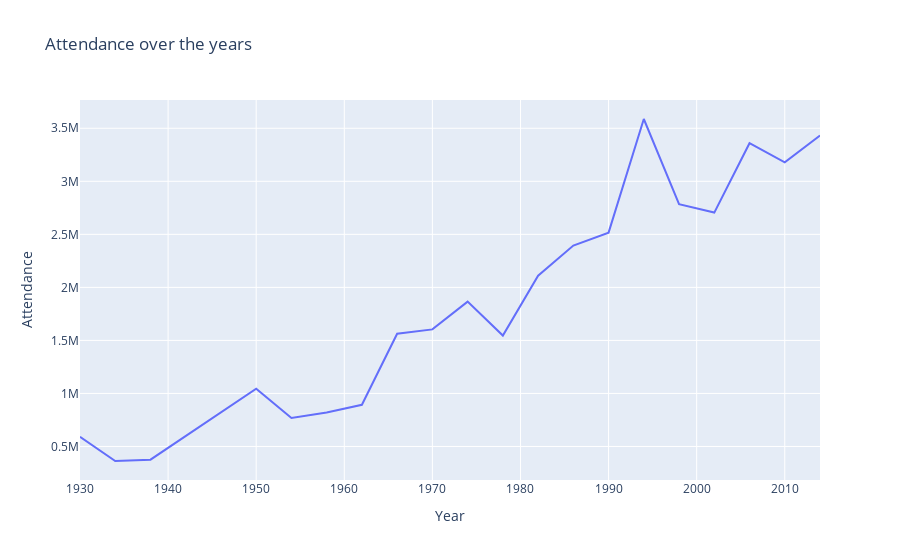

This figure's notebook cell:
### Markdown cell above
### Attendance over the years

### Code cell
px.line(df_worldcup, x= 'Year', y= 'Attendance',hover_data = ['Attendance', 'Year'], title= 'Attendance over the years')  # text= 'Attendance'

### Figure 1 — Plotly figure (JSON) as saved in the notebook; plotly's stock layout.template omitted (floating-point values rounded to 4 significant figures)
{"data": [{"hovertemplate": "Year=%{x}<br>Attendance=%{y}<extra></extra>", "legendgroup": "", "line": {"color": "#636efa", "dash": "solid"}, "marker": {"symbol": "circle"}, "mode": "lines", "name": "", "orientation": "v", "showlegend": false, "type": "scatter", "x": [1930, 1934, 1938, 1950, 1954, 1958, 1962, 1966, 1970, 1974, 1978, 1982, 1986, 1990, 1994, 1998, 2002, 2006, 2010, 2014], "xaxis": "x", "y": [590549, 363000, 375700, 1045246, 768607, 819810, 893172, 1563135, 1603975, 1865753, 1545791, 2109723, 2394031, 2516215, 3587538, 2785100, 2705197, 3359439, 3178856, 3431974], "yaxis": "y"}], "layout": {"legend": {"tracegroupgap": 0}, "title": {"text": "Attendance over the years"}, "xaxis": {"anchor": "y", "domain": [0, 1], "title": {"text": "Year"}}, "yaxis": {"anchor": "x", "domain": [0, 1], "title": {"text": "Attendance"}}}}
